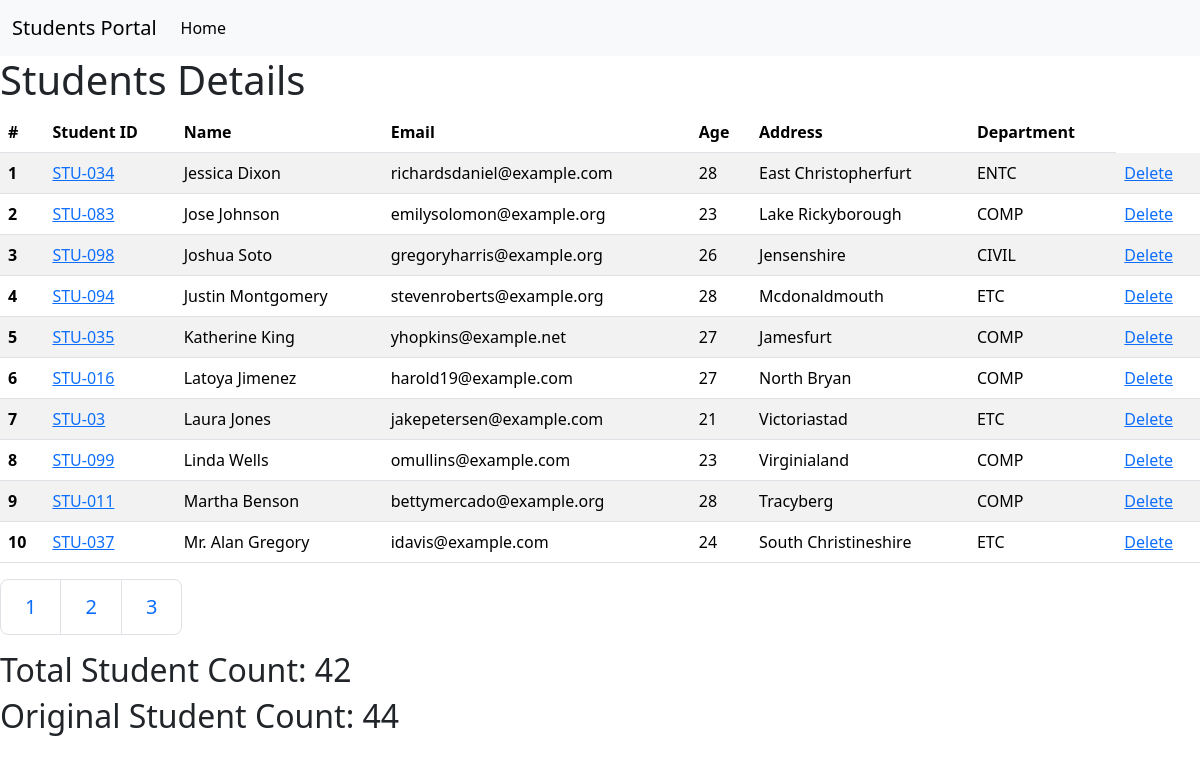
Screenshot of /students/?page=3 with the database file from the repository.
### students/models.py (models this page shows, shortened)
class Student(models.Model):
    student_id = models.OneToOneField(StudentID, related_name='studentid', on_delete=models.CASCADE)
    student_name = models.CharField(max_length=100, null=False)
    student_email = models.EmailField(unique=True)
    student_age = models.IntegerField(default=18)
    student_address = models.CharField(max_length=100)
    department = models.ForeignKey(Department, related_name='department', on_delete=models.CASCADE)
    is_deleted = models.BooleanField(default=False)
    objects = StudentManager()
    admin_objects = models.Manager()
    class Meta:
        ordering = ['student_name']
        verbose_name = "student"

class StudentID(models.Model):
    student_id = models.CharField(max_length=100)
    def __str__(self) -> str:
        return self.student_id

class Department(models.Model):
    department_name = models.CharField(max_length=100)
    def __str__(self) -> str:
        return self.department_name
    class Meta:
        ordering = ['department_name']

### students/views.py (the view)
# urls.py: path('students/', students_views.students, name="students_home_page"),
def students(request):
    student_list = Student.objects.all()
    paginator = Paginator(student_list, 10)  # Show 25 contacts per page.
    page_number = request.GET.get("page", 1)
    page_obj = paginator.get_page(page_number)
    total_users = Student.objects.all().count()
    original_count = Student.admin_objects.all().count()
    return render(request, 'students.html', {'students': page_obj, 'total_users': total_users, 'original_count': original_count})

### students/models.py (called while the page is built)
    def get_queryset(self):
        return super().get_queryset().filter(is_deleted=False)

### templates/students.html (shortened to what this page needs)
{% extends 'base.html' %}
{% block start %}
<div>
    <h1>Students Details</h1>
    <table class="table table-striped">
        <thead>
          <tr>
            <th scope="col">#</th>
            <th scope="col">Student ID</th>
            <th scope="col">Name</th>
            <th scope="col">Email</th>
            <th scope="col">Age</th>
            <th scope="col">Address</th>
            <th scope="col">Department</th>
          </tr>
        </thead>
        <tbody>
            {% for student in students %}
            <tr>
                <th scope="row">{{forloop.counter}}</th>
                <td>
                    <a href="{% url 'get_marks' student.student_id %}">
                        {{student.student_id}}
                    </a>
                </td>
                <td>{{student.student_name}}</td>
                <td>{{student.student_email}}</td>
                <td>{{student.student_age}}</td>
                <td>{{student.student_address}}</td>
                <td>{{student.department}}</td>
                <td><a href="{% url 'delete_student' student.student_id %}">Delete</a></td>
              </tr>
            {% endfor %}
        </tbody>
      </table>
      <nav aria-label="...">
        <ul class="pagination pagination-lg">
            <li class="page-item"><a class="page-link" href="?page=1">1</a></li>
            <li class="page-item"><a class="page-link" href="?page=2">2</a></li>
            <li class="page-item"><a class="page-link" href="?page=3">3</a></li>
        </ul>
    </nav>
</div>
<div>
    <h2>Total Student Count: {{total_users}}</h2>
    <h2>Original Student Count: {{original_count}}</h2>
</div>
{% endblock %}

### rows the page displays
Student: student_id "STU-034", student_name "Jessica Dixon", student_email "richardsdaniel@example.com", student_age "28", student_address "East Christopherfurt", department "ENTC"
Student: student_id "STU-083", student_name "Jose Johnson", student_email "emilysolomon@example.org", student_age "23", student_address "Lake Rickyborough", department "COMP"
Student: student_id "STU-098", student_name "Joshua Soto", student_email "gregoryharris@example.org", student_age "26", student_address "Jensenshire", department "CIVIL"
Student: student_id "STU-094", student_name "Justin Montgomery", student_email "stevenroberts@example.org", student_age "28", student_address "Mcdonaldmouth", department "ETC"
Student: student_id "STU-035", student_name "Katherine King", student_email "yhopkins@example.net", student_age "27", student_address "Jamesfurt", department "COMP"
Student: student_id "STU-016", student_name "Latoya Jimenez", student_email "harold19@example.com", student_age "27", student_address "North Bryan", department "COMP"
Student: student_id "STU-03", student_name "Laura Jones", student_email "jakepetersen@example.com", student_age "21", student_address "Victoriastad", department "ETC"
Student: student_id "STU-099", student_name "Linda Wells", student_email "omullins@example.com", student_age "23", student_address "Virginialand", department "COMP"
Student: student_id "STU-011", student_name "Martha Benson", student_email "bettymercado@example.org", student_age "28", student_address "Tracyberg", department "COMP"
Student: student_id "STU-037", student_name "Mr. Alan Gregory", student_email "idavis@example.com", student_age "24", student_address "South Christineshire", department "ETC"

### other values shown
{{ total_users }} "42"
{{ original_count }} "44"
